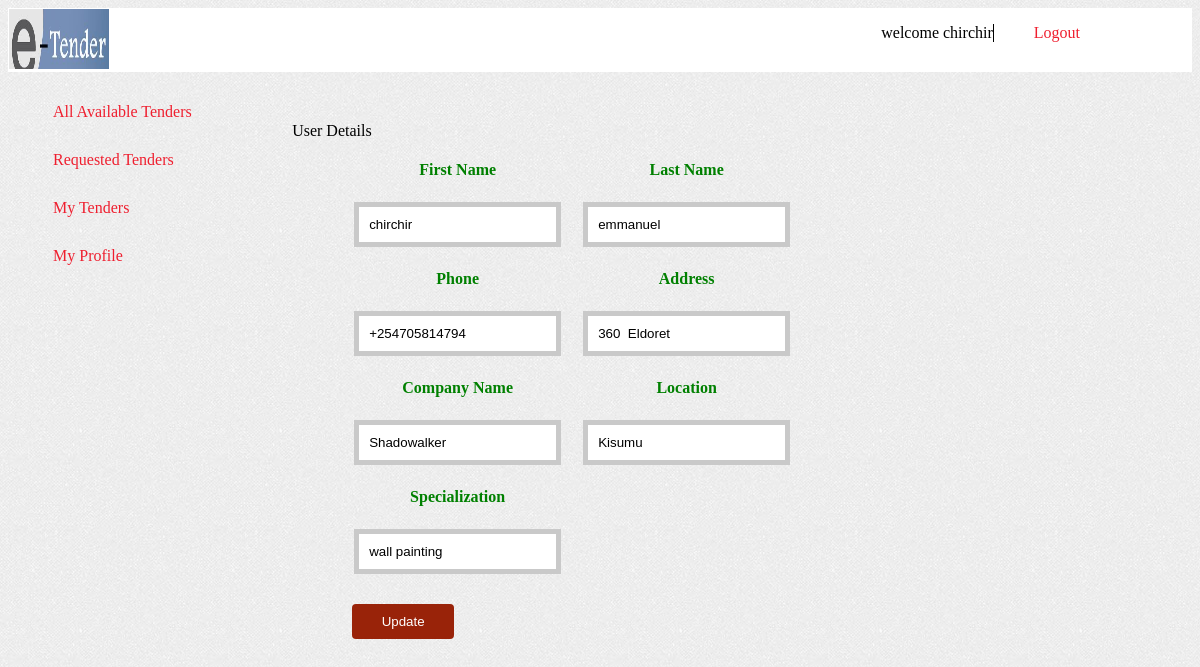
Screenshot of /profile.php (signed in) with the database file from the repository.
### tables this page shows
CREATE TABLE `members` (
  `memberID` int(11) NOT NULL,
  `username` varchar(255) NOT NULL,
  `password` varchar(255) NOT NULL,
  `email` varchar(255) NOT NULL,
  `active` varchar(255) NOT NULL,
  `resetToken` varchar(255) DEFAULT NULL,
  `resetComplete` varchar(3) DEFAULT 'No',
  `Firstname` varchar(100) NOT NULL,
  `Lastname` varchar(100) NOT NULL,
  `Company_name` varchar(100) NOT NULL,
  `PhoneNo` varchar(100) NOT NULL,
  `Location` varchar(100) NOT NULL,
  `Specialization` varchar(200) NOT NULL,
  `address` varchar(100) NOT NULL
);

### profile.php (the view, shortened to what this page needs)
<?php
require_once('core/database/connect.php');
require ('includes/overall/head.php');
?>
<body  background ="bg.jpg">
<div class ="loginhead">
          <div id= "logoinlogin">
              <img src="images/e-tender.jpeg" alt="logo" height="60px" width ="100px">
              </div>
            <div id= "userid">
            <ul>
            <li>welcome <?php echo ' '. $_SESSION['username']; ?></li>
            <li class="logout"><a href='logout.php'>Logout</a></li>
            </ul>
            </div>
        </div>
        <div id= "overallmenu">
        <div id = "membersmenu">
            <ul>
              <li><a href ="memberpage.php">All Available Tenders</a></li>
              <li><a href ="bidded.php" >Requested Tenders</a></li>
              <li><a href ="mytenders.php" >My Tenders</a></li>
              <li><a href = "profile.php">My Profile</a></li>
            </ul>
          </div>
          <div = id ="available_tenders">
            <label>User Details</label><br><br>
            <?php
            $memberID= $_SESSION['memberID'];
            $sql=$db->query("SELECT Firstname, Lastname, Company_name, PhoneNo, Location, Specialization, address from  members where memberID=$memberID ORDER BY memberID");
            $row =$sql->fetchAll( PDO::FETCH_ASSOC );
            if(count($row)>0){
                foreach ($row as $show) {
                  $fname=$show['Firstname'];
                  $lname=$show['Lastname'];
                  $cname=$show['Company_name'];
                  $phone=$show['PhoneNo'];
                  $location=$show['Location'];
                  $specialize=$show['Specialization'];
                  $address=$show['address'];
           }}
            ?>
            <form method ="post" action ="">
              <table>
                  <tr>
                     <th>First Name</th>
                      <th>Last Name</th>
                     </tr>
                     <tr>
                      <td><input type ="text" name="firstname" value="<?php echo $fname;?>"></td>
                      <td><input type ="text" name="lastname" value="<?php echo $lname;?>"></td>
                     </tr>
                  <tr>
                     <th>Phone</th>
                      <th>Address </th>
                     </tr>
                     <tr>
                      <td><input type ="text" name="phone" value="<?php echo $phone;?>"></td>
                      <td><input type ="text" name="address" value="<?php echo $address;?>"></td>
                     </tr>
                     <tr>
                        <th>Company Name</th>
                         <th>Location</th>
                        </tr>
                        <tr>
                          <td><input  type ="text" name="company" value="<?php echo $cname;?>"></td>
                          <td><input type ="text" name="location" value="<?php echo $location;?>"></td>
                        </tr>
                        <tr>
                        <th>Specialization</th>
                        </tr>
                        <tr>
                          <td><input  type ="text" name="specialization" value="<?php echo $specialize;?>"></td>
                        </tr>
              </table>
              <input type ="submit" name="userdetails" value="Update">
            </form>
          </div>
        </div>
        </body>
        </html>

### css/index.css (style rules this page uses)
body img { background-repeat: no-repeat; }

### css/login.css (style rules this page uses)
.loginhead { position:relative; width:100%; height:64px; background-color:white; }
#logoinlogin { position:absolute; top:1px; left:1px; }

### css/members.css (style rules this page uses)
#userid { position:absolute; left:67%; }
#userid ul { list-style:none; }
#userid li { float:left; padding-left:40px; }
.logout { border-left:1px solid black; }

### css/memberspage.css (style rules this page uses)
#overallmenu { position: relative; width:100%; }
#membersmenu { position: absolute; left:0; height: 100%; border-right: 1px solid #000005; width: 20%; }
#membersmenu ul { list-style: none; }
#membersmenu li { padding:15px 5px; }
#available_tenders { position:absolute; top:100%; left:24%; margin-top: 50px; }

### css/profile.css (style rules this page uses)
#available_tenders label { color:black; }
#available_tenders table { margin-left: 50px; }
#available_tenders td { padding:20px 10px; }
#available_tenders th { color:green; }
#available_tenders input[type='text'] { padding:10px; padding: 10px; border: solid 5px #c9c9c9; transition: box-shadow 0.3s, border 0.3s; }
#available_tenders input[type=submit] { width: 20%; background-color: #992309; color: white; padding: 10px 15px; margin: 8px 60px; border: none; border-radius: 4px; cursor: pointer; }

### css/main.css (style rules this page uses)
a { color: #EF1F2F; text-decoration: none; }

### rows the page displays
members: firstname "chirchir", lastname "emmanuel", phone "+254705814794", address "360 Eldoret", company "Shadowalker", location "Kisumu", specialization "wall painting"

### other values shown
$_SESSION['username'] "chirchir"
